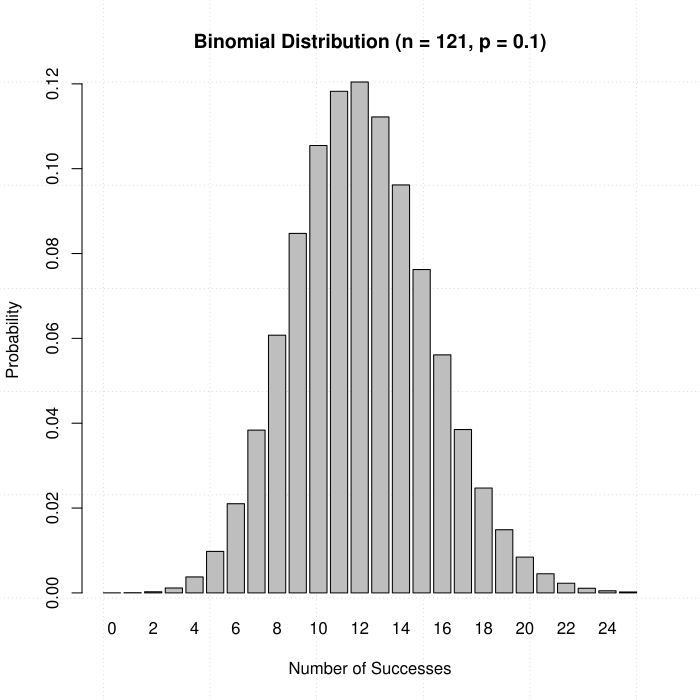

Recreate this plot in R.
#!/usr/bin/env Rscript

x <- dbinom(0:25, 121, 0.1)

pdf("plotr.pdf")
barplot(x, names.arg=0:30, panel.first=grid(), xlab="Number of Successes", ylab="Probability", main="Binomial Distribution (n = 121, p = 0.1)")
dev.off()
